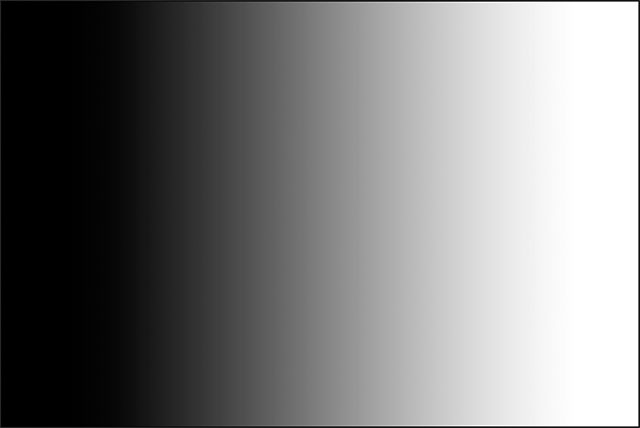
#> input picture img_2.png, 640 x 428 px
$ python opencv_matplotlib.py
#> lines starting #> are read from the running program, lines starting #| are printed output that depends on the picture; after the words box and inside, x2 and y2 are one past the last pixel; in counts of white or black regions, pixels touching at a corner belong together
import cv2
import numpy as np
import matplotlib.pyplot as plt

img = cv2.imread('img_2.png', 0)
#> img is the input picture: shape (428, 640); min 0, max 255, mean 125.2

# img = cv2.cvtColor(img, cv2.COLOR_BGR2RGB)
_, th1 = cv2.threshold(img, 127, 255, cv2.THRESH_BINARY)
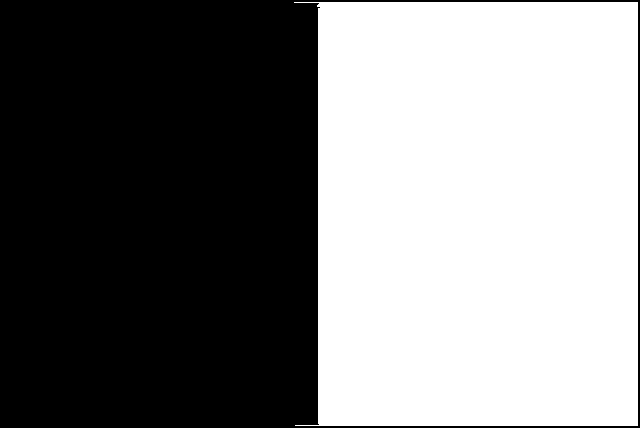
#> th1: shape (428, 640); 49.5% white; 1 white region, box (x1, y1, x2, y2) and area: (294, 2, 638, 426) 135725
_, th2 = cv2.threshold(img, 127, 255, cv2.THRESH_BINARY_INV)
_, th3 = cv2.threshold(img, 127, 255, cv2.THRESH_TRUNC)
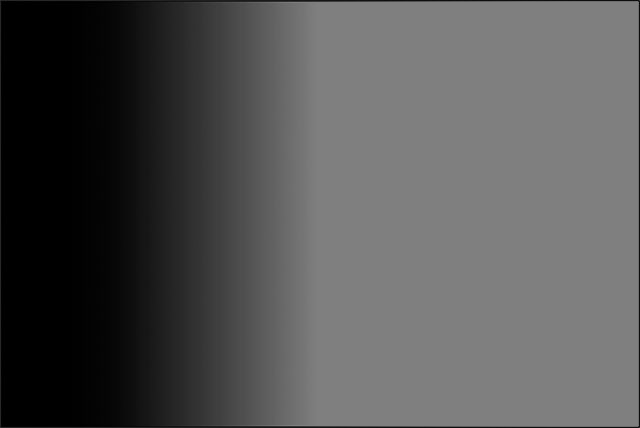
#> th3: shape (428, 640); min 0, max 127, mean 83.8
_, th4 = cv2.threshold(img, 127, 255, cv2.THRESH_TOZERO)
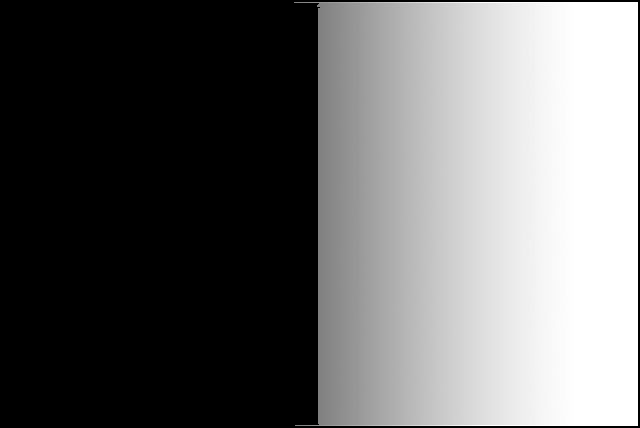
#> th4: shape (428, 640); min 0, max 255, mean 104.3
_, th5 = cv2.threshold(img, 127, 255, cv2.THRESH_TOZERO_INV)
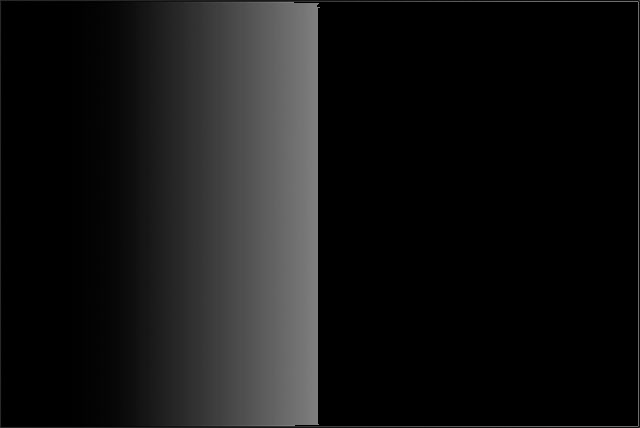
#> th5: shape (428, 640); min 0, max 127, mean 20.9
_, th6 = cv2.threshold(img, 127, 255, cv2.THRESH_TRIANGLE)
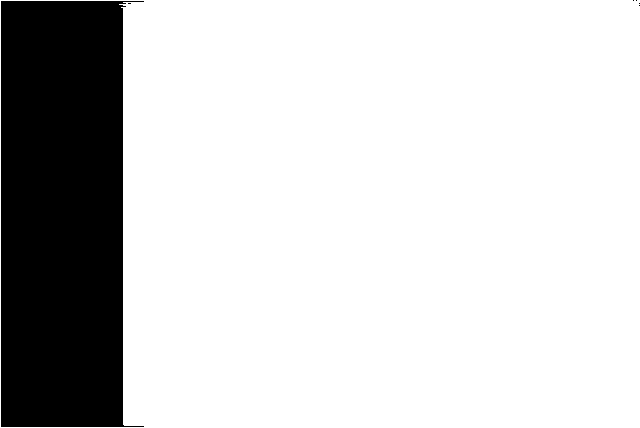
#> th6: shape (428, 640); 81% white; 6 black regions (5 under 20 px), largest, box (x1, y1, x2, y2) and area: (1, 1, 144, 427) 52015

titles = ['BINARY', 'BINARY_INV', 'TRUNC', 'TOZERO', 'TOZERO_INV', 'TRIANGLE']
imgs = [th1, th2, th3, th4, th5, th6]

for i in range(6):
    plt.subplot(2, 3, i+1)
    plt.imshow(imgs[i], 'gray')
    plt.title(titles[i])
    plt.xticks([]), plt.yticks([])

# cv2.imshow('image', img)
# plt.imshow(img)
# plt.xticks([]), plt.yticks([])
plt.show()

# cv2.waitKey(0)
# cv2.destroyAllWindows()

$ run again, with img_1.png copied over img_2.png
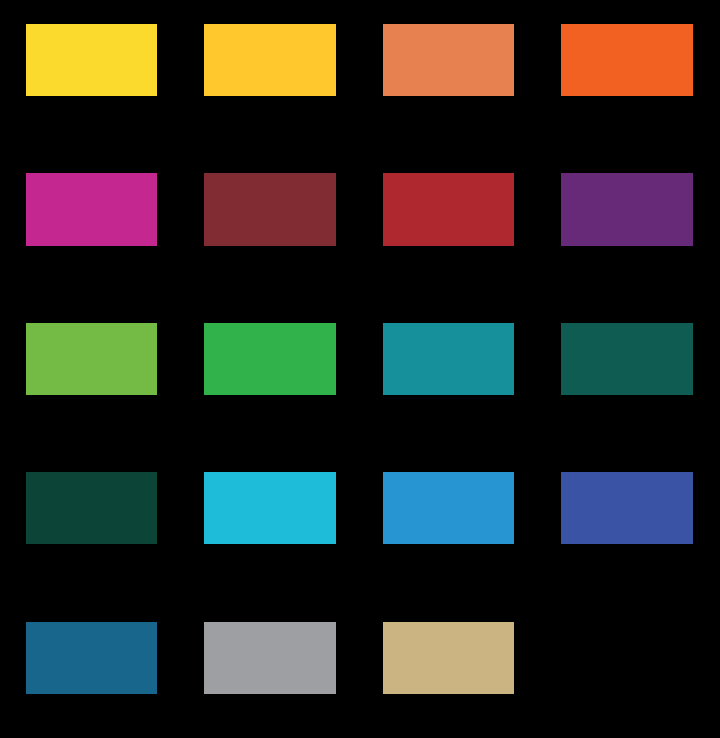
#> input picture img_1.png, 720 x 738 px
#> `_, th1 = cv2.threshold(img, 127, 255, cv2.THRESH_BINARY)`:
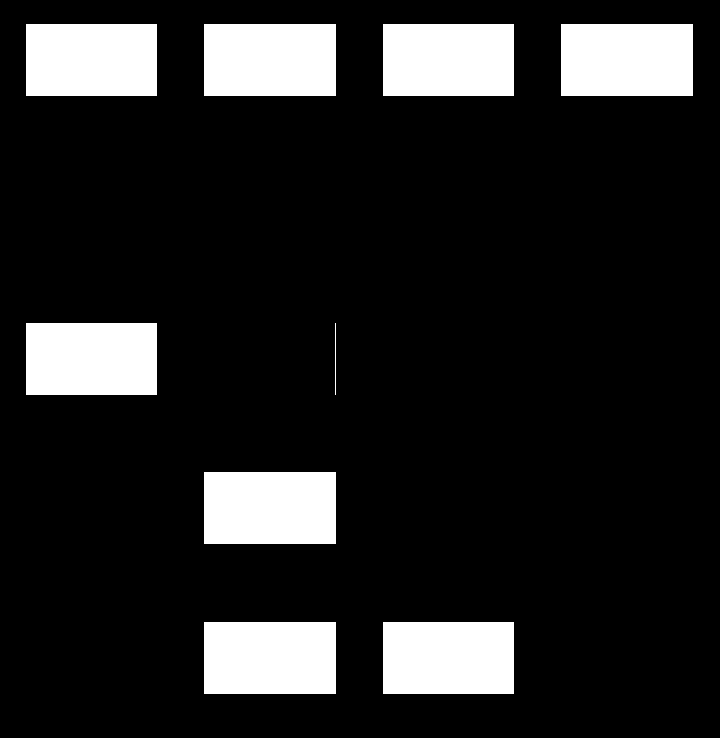
#> th1: shape (738, 720); 14.3% white; 9 white regions, largest, box (x1, y1, x2, y2) and area: (204, 24, 336, 96) 9504, (561, 24, 693, 96) 9504, (204, 472, 336, 544) 9504
#> `_, th6 = cv2.threshold(img, 127, 255, cv2.THRESH_TRIANGLE)`:
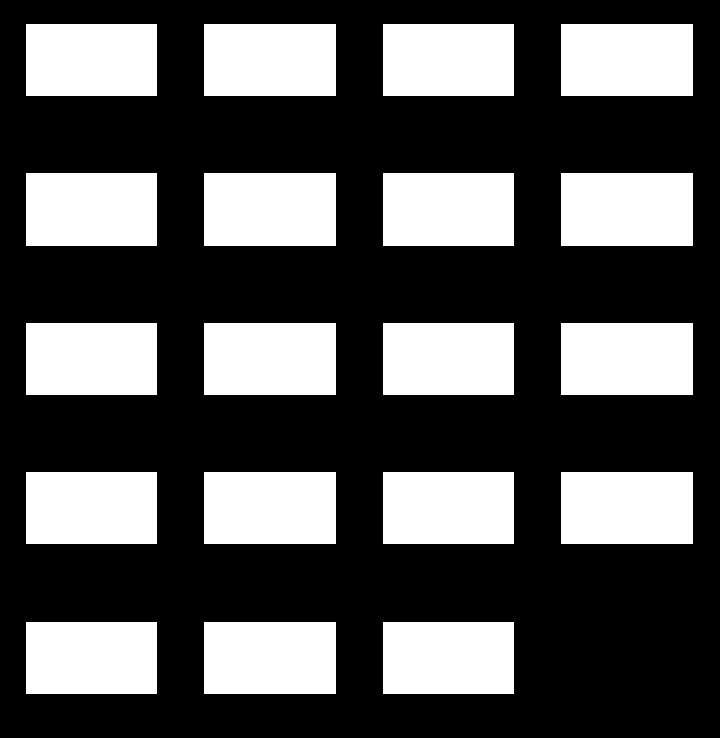
#> th6: shape (738, 720); 33.9% white; 19 white regions, largest, box (x1, y1, x2, y2) and area: (204, 173, 336, 246) 9636, (561, 173, 693, 246) 9636, (26, 173, 157, 246) 9563

$ run again, with img.png copied over img_2.png
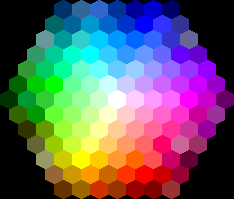
#> input picture img.png, 234 x 199 px
#> `_, th1 = cv2.threshold(img, 127, 255, cv2.THRESH_BINARY)`:
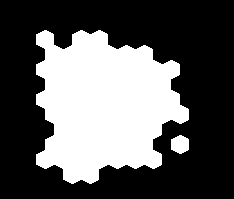
#> th1: shape (199, 234); 35.9% white; 2 white regions, box (x1, y1, x2, y2) and area: (36, 30, 189, 184) 16470, (171, 135, 189, 154) 270
#> `_, th6 = cv2.threshold(img, 127, 255, cv2.THRESH_TRIANGLE)`:
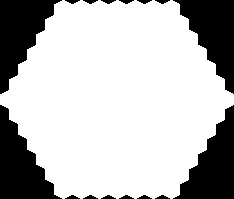
#> th6: shape (199, 234); 73.6% white; 16 black regions, largest, box (x1, y1, x2, y2) and area: (0, 0, 62, 94) 2975, (0, 105, 62, 199) 2975, (173, 0, 234, 94) 2947
